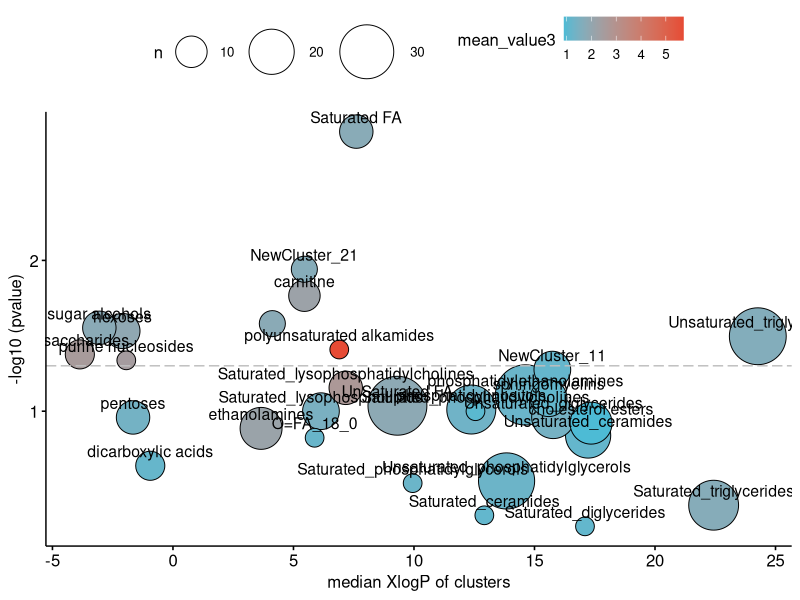
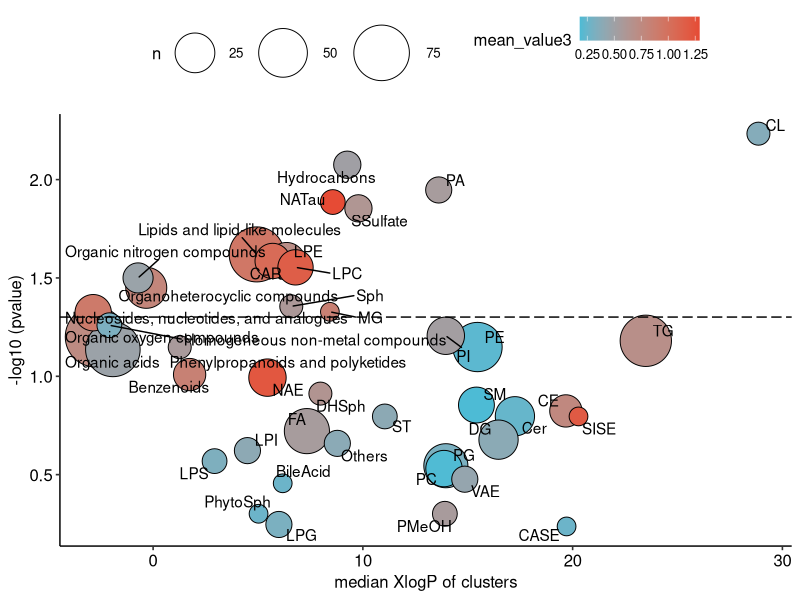
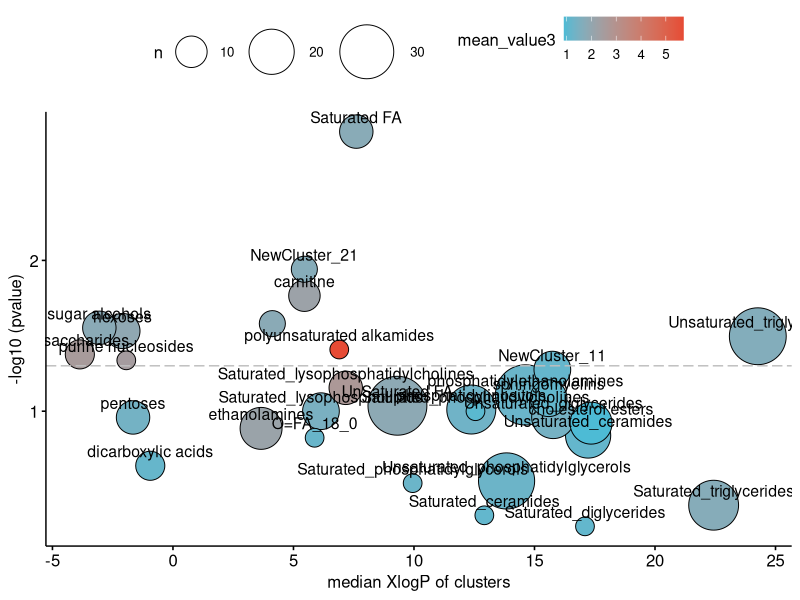
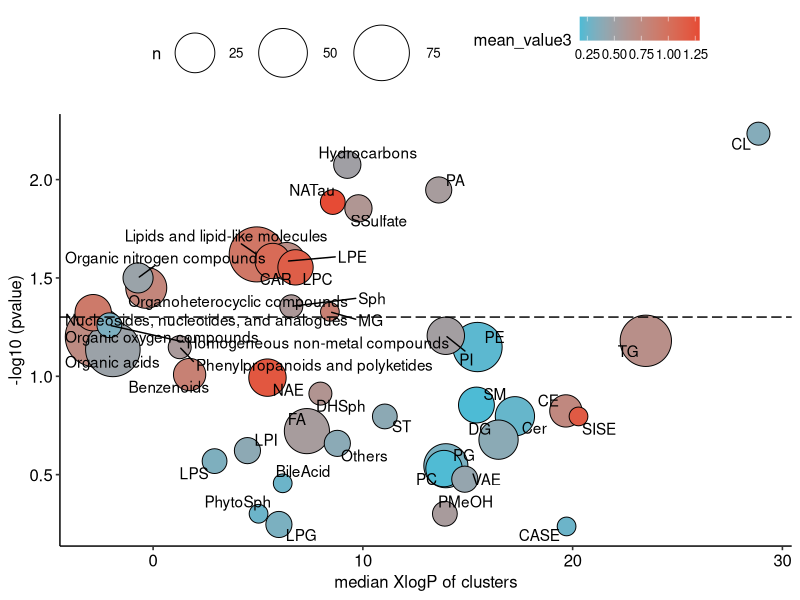

Generate these figures, in order, with R:
library(readxl)
ChemRICH_results <- read_excel("ChemRICH_results.xlsx", 
                               sheet = "Compound_ChemRICH")

library(ggpubr)
library(dplyr)
library(ggrepel)

result <- ChemRICH_results %>% 
  group_by(ClusterLabel) %>%
  summarize(mean_value1 = mean(xlogp), 
            mean_value2 = median(logP),
            mean_value3 = mean(foldchange),
            n = n()) %>%
  arrange(desc(n)) %>%
  top_n(n = 30)




ggscatter(result,
          shape = 21,
          x = "mean_value1",
          y = "mean_value2",
          fill = "mean_value3",
          label = "ClusterLabel",
          size = "n") +
  scale_size(range = c(6, 20)) +
  scale_fill_gradient(low = "#4DBBD5FF", high = "#E64B35FF") +
  labs(x = "median XlogP of clusters",
       y = "-log10 (pvalue)") +
  # geom_vline(xintercept = c(log2(1/value), log2(value)), col = "grey", linetype = "longdash") +
  geom_hline(yintercept = -log10(0.05), col = "grey", linetype = "longdash") 

ggsave("chemrich.pdf",width = 10, height = 6)









result2 <- ChemRICH_results %>% 
  group_by(class) %>%
  summarize(mean_value1 = mean(xlogp), 
            mean_value2 = median(logP),
            mean_value3 = mean(foldchange %>% 
                                 log(., base = 2) %>%
                                 abs()),
            n = n()) %>%
  arrange(desc(n)) 

ggplot(data = result2,
       aes(x = mean_value1, 
           y = mean_value2, 
           fill = mean_value3,
           label= class)) + 
  geom_point(aes(size = n),shape = 21) + ggpubr::theme_pubr() +
  geom_text_repel() +
  
  scale_size(range = c(6, 20)) +
  scale_fill_gradient(low = "#4DBBD5FF", high = "#E64B35FF") +
  labs(x = "median XlogP of clusters",
       y = "-log10 (pvalue)") +
  geom_hline(yintercept = -log10(0.05), col = "black", linetype = "longdash") 



ggsave("chemrich2.pdf",width = 10, height = 6)
